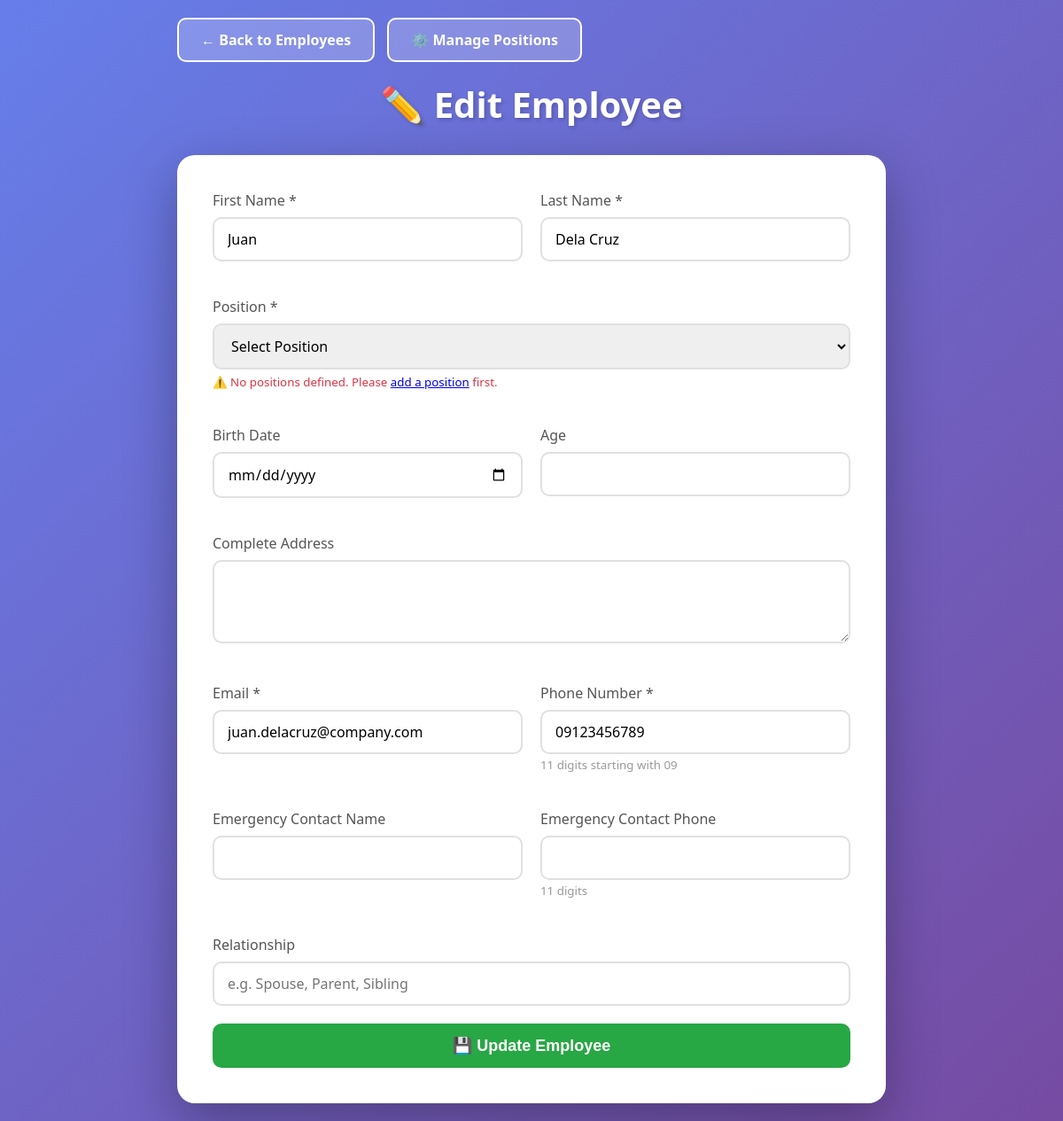
Screenshot of /admin/edit_employee.php?id=EMP0001 (signed in) with the database file from the repository.
### tables this page shows
CREATE TABLE IF NOT EXISTS employees (
    id INT AUTO_INCREMENT PRIMARY KEY,
    employee_id VARCHAR(20) UNIQUE NOT NULL,
    first_name VARCHAR(100) NOT NULL,
    last_name VARCHAR(100) NOT NULL,
    position VARCHAR(100) DEFAULT NULL,
    department VARCHAR(100) DEFAULT NULL,
    email VARCHAR(100) UNIQUE,
    phone VARCHAR(20),
    address TEXT,
    birth_date DATE DEFAULT NULL,
    age INT DEFAULT NULL,
    hire_date DATE DEFAULT NULL,
    employment_status ENUM('regular', 'probationary', 'contractual', 'part-time', 'resigned') DEFAULT 'regular',
    salary DECIMAL(12,2) DEFAULT 0.00,
    profile_image VARCHAR(255) DEFAULT NULL,
    qr_code_path VARCHAR(255) DEFAULT NULL,
    created_at TIMESTAMP DEFAULT CURRENT_TIMESTAMP,
    updated_at TIMESTAMP DEFAULT CURRENT_TIMESTAMP ON UPDATE CURRENT_TIMESTAMP,
    INDEX idx_employee_id (employee_id),
    INDEX idx_email (email),
    INDEX idx_position (position)
);

### admin/edit_employee.php (the view, shortened to what this page needs)
<?php
require_once 'configa.php';
$employee_id = $_GET['id'] ?? '';
$stmt = $pdo->prepare("SELECT * FROM employees WHERE employee_id = ?");
$stmt->execute([$employee_id]);
$employee = $stmt->fetch();
$positions = $pdo->query("SELECT * FROM positions ORDER BY position_name")->fetchAll(PDO::FETCH_ASSOC);
function safeHtml($value) {
    return htmlspecialchars((string)$value ?? '', ENT_QUOTES, 'UTF-8');
}
?>
<!DOCTYPE html>
<html>
<head>
</head>
<body>
    <div class="container">
        <div class="header-buttons">
            <a href="employees.php" class="btn btn-back">← Back to Employees</a>
            <a href="manage_positions.php" class="btn btn-back" style="margin-left: 10px;">⚙️ Manage Positions</a>
        </div>
        <h1>✏️ Edit Employee</h1>
        <div class="form-card">
            <form method="POST" id="employeeForm">
                <div class="form-grid">
                    <div class="form-group">
                        <label>First Name *</label>
                        <input type="text" name="first_name" value="<?php echo safeHtml($employee['first_name']); ?>" required>
                    </div>
                    <div class="form-group">
                        <label>Last Name *</label>
                        <input type="text" name="last_name" value="<?php echo safeHtml($employee['last_name']); ?>" required>
                    </div>
                    <div class="form-group full-width">
                        <label>Position *</label>
                        <select name="position" id="positionSelect" required>
                            <option value="">Select Position</option>
                        </select>
                        <?php if (empty($positions)): ?>
                            <small style="color: #dc3545; display: block; margin-top: 5px;">
                                ⚠️ No positions defined. Please <a href="manage_positions.php">add a position</a> first.
                            </small>
                        <?php endif; ?>
                    </div>
                    <div class="form-group">
                        <label>Birth Date</label>
                        <input type="date" name="birth_date" id="birthDate" onchange="calculateAge()"
                               value="<?php echo safeHtml($employee['birth_date']); ?>">
                    </div>
                    <div class="form-group">
                        <label>Age</label>
                        <input type="number" name="age" id="age" readonly
                               value="<?php echo safeHtml($employee['age']); ?>">
                    </div>
                    <div class="form-group full-width">
                        <label>Complete Address</label>
                        <textarea name="address" rows="3"><?php echo safeHtml($employee['address']); ?></textarea>
                    </div>
                    <div class="form-group">
                        <label>Email *</label>
                        <input type="email" name="email" value="<?php echo safeHtml($employee['email']); ?>" required>
                    </div>
                    <div class="form-group">
                        <label>Phone Number *</label>
                        <input type="tel" name="phone" value="<?php echo safeHtml($employee['phone']); ?>" pattern="[0-9]{11}" required>
                        <small style="color: #999;">11 digits starting with 09</small>
                    </div>
                    <div class="form-group">
                        <label>Emergency Contact Name</label>
                        <input type="text" name="emergency_name" value="<?php echo safeHtml($employee['emergency_contact_name'] ?? ''); ?>">
                    </div>
                    <div class="form-group">
                        <label>Emergency Contact Phone</label>
                        <input type="tel" name="emergency_phone" value="<?php echo safeHtml($employee['emergency_contact_phone'] ?? ''); ?>" pattern="[0-9]{11}">
                        <small style="color: #999;">11 digits</small>
                    </div>
                    <div class="form-group full-width">
                        <label>Relationship</label>
                        <input type="text" name="emergency_relationship" value="<?php echo safeHtml($employee['emergency_contact_relationship'] ?? ''); ?>" placeholder="e.g. Spouse, Parent, Sibling">
                    </div>
                </div>
                <button type="submit" class="btn btn-primary">💾 Update Employee</button>
            </form>
        </div>
    </div>
</body>
</html>

### admin/edit_employee.php (style rules this page uses)
* { margin: 0; padding: 0; box-sizing: border-box; }
body { background: linear-gradient(135deg, #667eea 0%, #764ba2 100%); font-family: 'Segoe UI', Tahoma, Geneva, Verdana, sans-serif; min-height: 100vh; padding: 20px; }
.container { max-width: 800px; margin: 0 auto; }
h1 { text-align: center; color: white; margin-bottom: 30px; font-size: 2.5em; text-shadow: 2px 2px 4px rgba(0,0,0,0.2); }
.header-buttons { margin-bottom: 20px; }
.btn { padding: 12px 25px; border: none; border-radius: 10px; font-size: 16px; font-weight: 600; cursor: pointer; transition: all 0.3s; text-decoration: none; display: inline-block; }
.btn-back { background: rgba(255,255,255,0.2); color: white; border: 2px solid white; }
.btn-primary { background: #28a745; color: white; width: 100%; padding: 14px; font-size: 18px; }
.form-card { background: white; border-radius: 20px; padding: 40px; box-shadow: 0 20px 60px rgba(0,0,0,0.3); }
.form-grid { display: grid; grid-template-columns: repeat(2, 1fr); gap: 20px; }
.full-width { grid-column: span 2; }
.form-group { margin-bottom: 20px; }
label { display: block; margin-bottom: 8px; color: #555; font-weight: 500; font-size: 16px; }
input, select, textarea { width: 100%; padding: 12px 15px; border: 2px solid #e0e0e0; border-radius: 10px; font-size: 16px; transition: all 0.3s; font-family: inherit; }
textarea { resize: vertical; min-height: 80px; }

### rows the page displays
employees: first_name "Juan", last_name "Dela Cruz", email "juan.delacruz@company.com", phone "09123456789"
